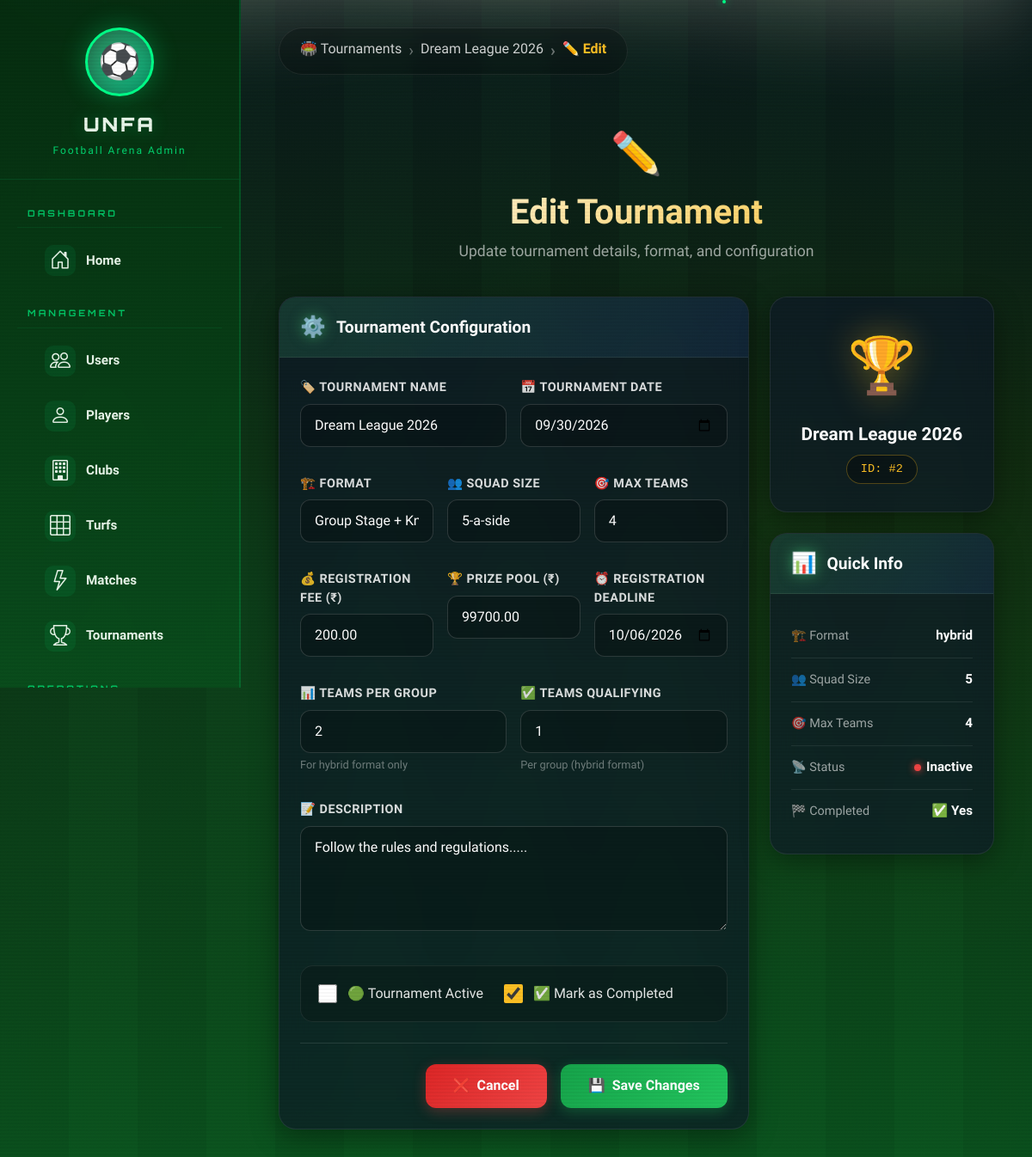
Page /administrator/admin/tournaments/2/edit/ (signed in) on the committed database.
### user_app/models.py (models this page shows, shortened)
class Tournament(models.Model):
    t_id = models.AutoField(primary_key=True)
    t_name = models.CharField(max_length=100, null=True, blank=True)
    t_host = models.ForeignKey(Club, on_delete=models.CASCADE)
    t_date = models.DateField()
    registration_fee = models.DecimalField(max_digits=10, decimal_places=2, default=0.00, help_text="Fee required to join tournament")
    prize_pool = models.DecimalField(max_digits=12, decimal_places=2, default=0.00, null=True, blank=True)
    max_teams = models.IntegerField(default=16, help_text="Maximum number of teams allowed")
    registration_deadline = models.DateField(null=True, blank=True)
    is_active = models.BooleanField(default=True, help_text="Tournament is currently running")
    is_completed = models.BooleanField(default=False, help_text="Tournament has finished")
    description = models.TextField(null=True, blank=True)
    SQUAD_SIZE_CHOICES = [
        (5, '5-a-side'),
        (7, '7-a-side'),
        (9, '9-a-side'),
        (11, '11-a-side'),
        (12, '12-a-side'),
    ]
    squad_size = models.PositiveSmallIntegerField(
        choices=SQUAD_SIZE_CHOICES,
        default=5,
        help_text="Number of starting players per team in tournament matches"
    )
    squads_selected = models.BooleanField(
        default=False,
        help_text="True when all tournament match squads have been configured"
    )
    FORMAT_CHOICES = [
        ('league', 'Round Robin (League)'),
        ('knockout', 'Knockout (Single Elimination)'),
        ('hybrid', 'Group Stage + Knockout'),
    ]
    format = models.CharField(max_length=20, choices=FORMAT_CHOICES, default='hybrid')
    teams_per_group = models.IntegerField(default=4, help_text="Teams per group in hybrid format")
    teams_qualifying = models.IntegerField(default=2, help_text="Teams qualifying from each group")

### admin_app/views.py (the view, shortened to what this page needs)
# urls.py: path('admin/tournaments/<int:t_id>/edit/', views.admin_edit_tournament, name='admin_edit_tournament'),
def admin_edit_tournament(request, t_id):
    if not _admin_required(request):
        return redirect("admin_login")
    tournament = get_object_or_404(Tournament, t_id=t_id)
    context = {
        "tournament": tournament,
        "today": date.today().isoformat(),
        "squad_sizes": [(5, '5-a-side'), (7, '7-a-side'), (9, '9-a-side'), (11, '11-a-side'), (12, '12-a-side')],
        "formats": [('league', 'Round Robin'), ('knockout', 'Knockout'), ('hybrid', 'Group Stage + Knockout')],
    }
    return render(request, "admin/admin_edit_tournament.html", context)

### templates/admin/admin_edit_tournament.html (shortened to what this page needs)
{% extends 'admin/admin_base.html' %}
{% block content %}
  <div class="container">
    <div class="row mb-4">
      <div class="col-12">
        <nav class="section-5-touchline-nav" aria-label="breadcrumb">
          <ol class="breadcrumb">
            <li class="breadcrumb-item">
              <a href="{% url 'admin_view_tournaments' %}">🏟️ Tournaments</a>
            </li>
            <li class="breadcrumb-item">
              <a href="{% url 'admin_view_tournament_detail' tournament.t_id %}">
                {{ tournament.t_name|default:"Detail" }}
              </a>
            </li>
            <li class="breadcrumb-item active" aria-current="page">✏️ Edit</li>
          </ol>
        </nav>
      </div>
    </div>
    <div class="row">
      <div class="col-12">
        <header class="section-6-center-header">
          <span class="section-6-header-icon">✏️</span>
          <h1>Edit Tournament</h1>
          <p>Update tournament details, format, and configuration</p>
        </header>
      </div>
    </div>
    <div class="row g-4">
      <div class="col-12 col-lg-8">
        <div class="section-4-glass-card h-100">
          <div class="section-4-glass-header">
            <h3 class="section-12-card-title">
              <span class="section-12-icon-glow">⚙️</span>
              Tournament Configuration
            </h3>
          </div>
          <div class="card-body p-4 p-md-4">
            <form method="post" action="{% url 'admin_edit_tournament' tournament.t_id %}">
              <div class="row g-3 mb-3">
                <div class="col-12 col-md-6">
                  <div class="mb-3">
                    <label class="section-7-pitch-label" for="tournament_name">
                      🏷️ Tournament Name
                    </label>
                    <input type="text"
                           id="tournament_name"
                           name="tournament_name"
                           class="form-control section-7-pitch-input"
                           value="{{ tournament.t_name|default:'' }}"
                           required>
                  </div>
                </div>
                <div class="col-12 col-md-6">
                  <div class="mb-3">
                    <label class="section-7-pitch-label" for="tournament_date">
                      📅 Tournament Date
                    </label>
                    <input type="date"
                           id="tournament_date"
                           name="tournament_date"
                           class="form-control section-7-pitch-input"
                           value="{{ tournament.t_date|date:'Y-m-d' }}"
                           required>
                  </div>
                </div>
              </div>
              <div class="row g-3 mb-3">
                <div class="col-12 col-md-6 col-lg-4">
                  <div class="mb-3">
                    <label class="section-7-pitch-label" for="format">🏗️ Format</label>
                    <select id="format" name="format" class="form-select section-7-pitch-select">
                      {% for key, label in formats %}
                      <option value="{{ key }}" {% if tournament.format == key %}selected{% endif %}>
                        {{ label }}
                      </option>
                      {% endfor %}
                    </select>
                  </div>
                </div>
                <div class="col-12 col-md-6 col-lg-4">
                  <div class="mb-3">
                    <label class="section-7-pitch-label" for="squad_size">👥 Squad Size</label>
                    <select id="squad_size" name="squad_size" class="form-select section-7-pitch-select">
                      {% for size, label in squad_sizes %}
                      <option value="{{ size }}" {% if tournament.squad_size == size %}selected{% endif %}>
                        {{ label }}
                      </option>
                      {% endfor %}
                    </select>
                  </div>
                </div>
                <div class="col-12 col-md-6 col-lg-4">
                  <div class="mb-3">
                    <label class="section-7-pitch-label" for="max_teams">🎯 Max Teams</label>
                    <input type="number"
                           id="max_teams"
                           name="max_teams"
                           class="form-control section-7-pitch-input"
                           value="{{ tournament.max_teams }}"
                           min="2"
                           max="64">
                  </div>
                </div>
              </div>
              <div class="row g-3 mb-3">
                <div class="col-12 col-md-6 col-lg-4">
                  <div class="mb-3">
                    <label class="section-7-pitch-label" for="registration_fee">
                      💰 Registration Fee (₹)
                    </label>
                    <input type="number"
                           id="registration_fee"
                           name="registration_fee"
                           class="form-control section-7-pitch-input"
                           value="{{ tournament.registration_fee }}"
                           step="0.01"
                           min="0">
                  </div>
                </div>
                <div class="col-12 col-md-6 col-lg-4">
                  <div class="mb-3">
                    <label class="section-7-pitch-label" for="prize_pool">
                      🏆 Prize Pool (₹)
                    </label>
                    <input type="number"
                           id="prize_pool"
                           name="prize_pool"
                           class="form-control section-7-pitch-input"
                           value="{{ tournament.prize_pool|default:'' }}"
                           step="0.01"
                           min="0">
                  </div>
                </div>
                <div class="col-12 col-md-6 col-lg-4">
                  <div class="mb-3">
                    <label class="section-7-pitch-label" for="registration_deadline">
                      ⏰ Registration Deadline
                    </label>
                    <input type="date"
                           id="registration_deadline"
                           name="registration_deadline"
                           class="form-control section-7-pitch-input"
                           value="{{ tournament.registration_deadline|date:'Y-m-d'|default:'' }}">
                  </div>
                </div>
              </div>
              <div class="row g-3 mb-3">
                <div class="col-12 col-md-6">
                  <div class="mb-3">
                    <label class="section-7-pitch-label" for="teams_per_group">
                      📊 Teams Per Group
                    </label>
                    <input type="number"
                           id="teams_per_group"
                           name="teams_per_group"
                           class="form-control section-7-pitch-input"
                           value="{{ tournament.teams_per_group }}"
                           min="2"
                           max="16">
                    <small class="section-7-pitch-hint">For hybrid format only</small>
                  </div>
                </div>
                <div class="col-12 col-md-6">
                  <div class="mb-3">
                    <label class="section-7-pitch-label" for="teams_qualifying">
                      ✅ Teams Qualifying
                    </label>
                    <input type="number"
                           id="teams_qualifying"
                           name="teams_qualifying"
                           class="form-control section-7-pitch-input"
                           value="{{ tournament.teams_qualifying }}"
                           min="1"
                           max="8">
                    <small class="section-7-pitch-hint">Per group (hybrid format)</small>
                  </div>
                </div>
              </div>
              <div class="row g-3 mb-3">
                <div class="col-12">
                  <div class="mb-3">
                    <label class="section-7-pitch-label" for="description">📝 Description</label>
                    <textarea id="description"
                              name="description"
                              class="form-control section-7-pitch-textarea"
                              rows="4">{{ tournament.description|default:'' }}</textarea>
                  </div>
                </div>
              </div>
              <div class="section-10-penalty-strip">
                <label class="section-10-custom-checkbox">
                  <input type="checkbox"
                         name="is_active"
                         id="is_active"
                         {% if tournament.is_active %}checked{% endif %}>
                  <span>🟢 Tournament Active</span>
                </label>
                <label class="section-10-custom-checkbox">
                  <input type="checkbox"
                         name="is_completed"
                         id="is_completed"
                         {% if tournament.is_completed %}checked{% endif %}>
                  <span>✅ Mark as Completed</span>
                </label>
              </div>
              <div class="section-11-dugout-actions">
                <a href="{% url 'admin_view_tournament_detail' tournament.t_id %}"
                   class="section-11-btn-kit section-11-btn-red">
                  <span>❌</span> Cancel
                </a>
                <button type="submit" class="section-11-btn-kit section-11-btn-green">
                  <span>💾</span> Save Changes
                </button>
              </div>
            </form>
          </div>
        </div>
      </div>
      <div class="col-12 col-lg-4">
        <div class="section-4-glass-card section-8-shield-card mb-4">
          <div class="section-8-trophy-icon">🏆</div>
          <div class="section-8-shield-name">
            {{ tournament.t_name|default:"Tournament" }}
          </div>
          <div class="section-8-shield-id">ID: #{{ tournament.t_id }}</div>
        </div>
        <div class="section-4-glass-card">
          <div class="section-4-glass-header">
            <h3 class="section-12-card-title">
              <span class="section-12-icon-glow">📊</span>
              Quick Info
            </h3>
          </div>
          <div class="card-body p-4">
            <div class="section-9-stat-row">
              <span class="section-9-stat-label">🏗️ Format</span>
              <span class="section-9-stat-value">
                {{ tournament.format|default:"—" }}
              </span>
            </div>
            <div class="section-9-stat-row">
              <span class="section-9-stat-label">👥 Squad Size</span>
              <span class="section-9-stat-value">
                {{ tournament.squad_size|default:"—" }}
              </span>
            </div>
            <div class="section-9-stat-row">
              <span class="section-9-stat-label">🎯 Max Teams</span>
              <span class="section-9-stat-value">
                {{ tournament.max_teams|default:"—" }}
              </span>
            </div>
            <div class="section-9-stat-row">
              <span class="section-9-stat-label">📡 Status</span>
              <span class="section-9-stat-value">
                {% if tournament.is_active %}
                  <span class="section-9-status-dot section-9-status-active"></span>Active
                {% else %}
                  <span class="section-9-status-dot section-9-status-inactive"></span>Inactive
                {% endif %}
              </span>
            </div>
            <div class="section-9-stat-row">
              <span class="section-9-stat-label">🏁 Completed</span>
              <span class="section-9-stat-value">
                {% if tournament.is_completed %}
                  ✅ Yes
                {% else %}
                  ⏳ No
                {% endif %}
              </span>
            </div>
          </div>
        </div>
      </div>
    </div>
  </div>
{% endblock %}

### rows in the picture
Tournament: t_name "Dream League 2026", tournament_name "Dream League 2026", tournament_date "09/30/2026", format "Group Stage + Knockout", squad_size "5-a-side", max_teams "4", registration_fee "200.00", prize_pool "99700.00", registration_deadline "10/06/2026", teams_per_group "2", teams_qualifying "1", description "Follow the rules and regulations.....", is_completed "☑", t_id "2", format "hybrid", squad_size "5"
